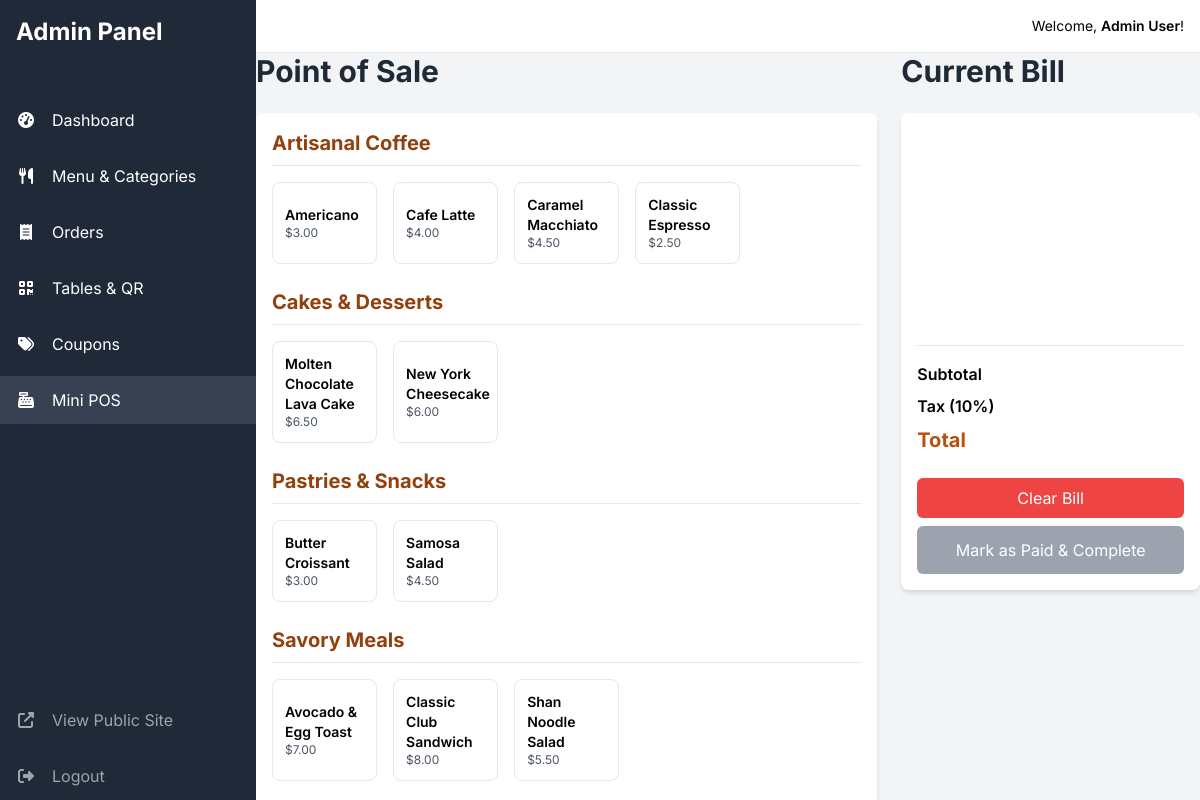
The page /admin/pos.php (signed in) on the database its author committed.
### tables this page shows
CREATE TABLE `menu_items` (
  `id` INT AUTO_INCREMENT PRIMARY KEY,
  `category_id` INT NOT NULL,
  `name` VARCHAR(255) NOT NULL,
  `description` TEXT,
  `price` DECIMAL(10, 2) NOT NULL,
  `image_url` VARCHAR(255) ,
  `is_available` BOOLEAN NOT NULL DEFAULT TRUE,
  `created_at` TIMESTAMP DEFAULT CURRENT_TIMESTAMP,
  FOREIGN KEY (`category_id`) REFERENCES `categories`(`id`) ON DELETE CASCADE
);

### admin/pos.php (the view, shortened to what this page needs)
<?php
require_once 'partials/header.php';
$menu_items = $conn->query("
    SELECT mi.*, c.name as category_name
    FROM menu_items mi
    JOIN categories c ON mi.category_id = c.id
    WHERE mi.is_available = TRUE
    ORDER BY c.name, mi.name ASC
")->fetch_all(MYSQLI_ASSOC);
$items_by_category = [];
foreach ($menu_items as $item) {
    $items_by_category[$item['category_name']][] = $item;
}
?>
<div class="grid grid-cols-1 lg:grid-cols-3 gap-6" x-data="posSystem()">
    <div class="lg:col-span-2">
        <h1 class="text-3xl font-bold text-gray-800 mb-6">Point of Sale</h1>
        <div class="bg-white p-4 rounded-lg shadow-md">
            <?php foreach ($items_by_category as $category => $items): ?>
                <div class="mb-6">
                    <h2 class="text-xl font-bold text-amber-800 border-b pb-2 mb-4"><?php echo htmlspecialchars($category); ?></h2>
                    <div class="grid grid-cols-2 sm:grid-cols-3 md:grid-cols-4 lg:grid-cols-5 gap-4">
                        <?php foreach($items as $item): ?>
                            <button @click="addToCart(<?php echo htmlspecialchars(json_encode($item)); ?>)" class="block text-left p-3 border rounded-lg hover:bg-amber-50 hover:shadow-md transition">
                                <p class="font-semibold text-sm"><?php echo htmlspecialchars($item['name']); ?></p>
                                <p class="text-xs text-gray-600">$<?php echo number_format($item['price'], 2); ?></p>
                            </button>
                        <?php endforeach; ?>
                    </div>
                </div>
            <?php endforeach; ?>
        </div>
    </div>
    <div class="lg:col-span-1">
        <h1 class="text-3xl font-bold text-gray-800 mb-6">Current Bill</h1>
        <div class="bg-white p-4 rounded-lg shadow-md sticky top-24">
            <div class="min-h-[200px] max-h-[40vh] overflow-y-auto pr-2">
            </div>
            <div class="border-t pt-4 mt-4">
                <div class="flex justify-between font-semibold">
                    <span>Subtotal</span>
                </div>
                 <div class="flex justify-between font-semibold mt-2">
                    <span>Tax (10%)</span>
                </div>
                <div class="flex justify-between font-bold text-xl mt-2 text-amber-700">
                    <span>Total</span>
                </div>
            </div>
            <div class="mt-6">
                <button @click="clearCart()" class="w-full bg-red-500 text-white py-2 rounded-md hover:bg-red-600 transition mb-2">Clear Bill</button>
                <button :disabled="cart.length === 0" class="w-full bg-green-500 text-white py-3 rounded-md hover:bg-green-600 transition disabled:bg-gray-400">Mark as Paid & Complete</button>
            </div>
        </div>
    </div>
</div>

### admin/partials/header.php (style rules this page uses)
body { font-family: 'Inter', sans-serif; }

### rows shown on the page
menu_items: name "Americano", price "3.00"
menu_items: name "Cafe Latte", price "4.00"
menu_items: name "Caramel Macchiato", price "4.50"
menu_items: name "Classic Espresso", price "2.50"
menu_items: name "Molten Chocolate Lava Cake", price "6.50"
menu_items: name "New York Cheesecake", price "6.00"
menu_items: name "Butter Croissant", price "3.00"
menu_items: name "Samosa Salad", price "4.50"
menu_items: name "Avocado & Egg Toast", price "7.00"
menu_items: name "Classic Club Sandwich", price "8.00"
menu_items: name "Shan Noodle Salad", price "5.50"

### other values the page prints
$_SESSION['user_name'] "Admin User"
$category "Artisanal Coffee"
$category "Cakes & Desserts"
$category "Pastries & Snacks"
$category "Savory Meals"
